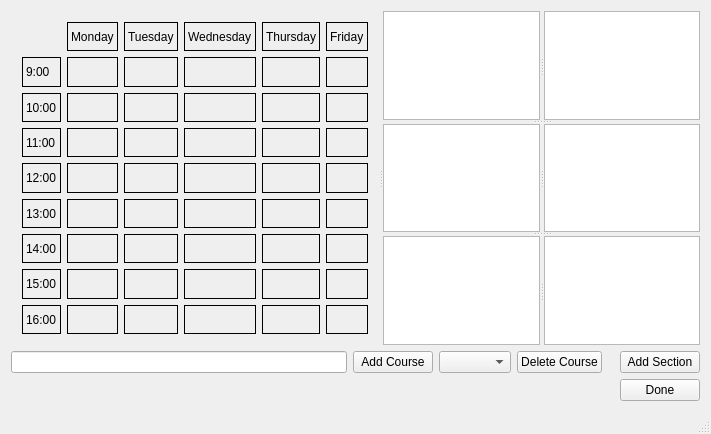
<?xml version="1.0" encoding="UTF-8"?>
<ui version="4.0">
 <class>MainWindow</class>
 <widget class="QMainWindow" name="MainWindow">
  <property name="geometry">
   <rect>
    <x>0</x>
    <y>0</y>
    <width>711</width>
    <height>434</height>
   </rect>
  </property>
  <property name="windowTitle">
   <string>MainWindow</string>
  </property>
  <widget class="QWidget" name="centralWidget">
   <layout class="QGridLayout" name="gridLayout">
    <item row="1" column="3">
     <widget class="QPushButton" name="DeleteCourse">
      <property name="text">
       <string>Delete Course</string>
      </property>
     </widget>
    </item>
    <item row="1" column="1">
     <widget class="QPushButton" name="AddCourseButton">
      <property name="text">
       <string>Add Course</string>
      </property>
     </widget>
    </item>
    <item row="0" column="0" colspan="7">
     <widget class="QSplitter" name="splitter_5">
      <property name="orientation">
       <enum>Qt::Horizontal</enum>
      </property>
      <widget class="QWidget" name="layoutWidget">
       <layout class="QGridLayout" name="ScheduleLayout">
        <item row="1" column="4">
         <widget class="Hour" name="ThursdayNine">
          <property name="mouseTracking">
           <bool>true</bool>
          </property>
          <property name="frameShape">
           <enum>QFrame::Box</enum>
          </property>
          <property name="text">
           <string/>
          </property>
          <property name="pixmap">
           <pixmap resource="pictures.qrc">:/RoadEnd.png</pixmap>
          </property>
          <property name="scaledContents">
           <bool>true</bool>
          </property>
          <property name="Selected" stdset="0">
           <bool>false</bool>
          </property>
          <property name="Value" stdset="0">
           <number>97</number>
          </property>
         </widget>
        </item>
        <item row="0" column="1">
         <widget class="QLabel" name="Monday">
          <property name="frameShape">
           <enum>QFrame::Box</enum>
          </property>
          <property name="text">
           <string>Monday</string>
          </property>
         </widget>
        </item>
        <item row="0" column="2">
         <widget class="QLabel" name="Tuesday">
          <property name="frameShape">
           <enum>QFrame::Box</enum>
          </property>
          <property name="text">
           <string>Tuesday</string>
          </property>
         </widget>
        </item>
        <item row="0" column="3">
         <widget class="QLabel" name="Wednesday">
          <property name="frameShape">
           <enum>QFrame::Box</enum>
          </property>
          <property name="text">
           <string>Wednesday</string>
          </property>
         </widget>
        </item>
        <item row="0" column="0">
         <widget class="QLabel" name="label_6">
          <property name="frameShape">
           <enum>QFrame::NoFrame</enum>
          </property>
          <property name="text">
           <string/>
          </property>
         </widget>
        </item>
        <item row="0" column="4">
         <widget class="QLabel" name="Thursday">
          <property name="frameShape">
           <enum>QFrame::Box</enum>
          </property>
          <property name="text">
           <string>Thursday</string>
          </property>
         </widget>
        </item>
        <item row="0" column="5">
         <widget class="QLabel" name="Friday">
          <property name="frameShape">
           <enum>QFrame::Box</enum>
          </property>
          <property name="text">
           <string>Friday</string>
          </property>
         </widget>
        </item>
        <item row="1" column="0">
         <widget class="QLabel" name="Nine">
          <property name="frameShape">
           <enum>QFrame::Box</enum>
          </property>
          <property name="text">
           <string>9:00</string>
          </property>
         </widget>
        </item>
        <item row="1" column="1">
         <widget class="Hour" name="MondayNine">
          <property name="mouseTracking">
           <bool>true</bool>
          </property>
          <property name="frameShape">
           <enum>QFrame::Box</enum>
          </property>
          <property name="text">
           <string/>
          </property>
          <property name="pixmap">
           <pixmap resource="pictures.qrc">:/RoadEnd.png</pixmap>
          </property>
          <property name="scaledContents">
           <bool>true</bool>
          </property>
          <property name="Selected" stdset="0">
           <bool>false</bool>
          </property>
          <property name="Value" stdset="0">
           <number>2</number>
          </property>
         </widget>
        </item>
        <item row="1" column="2">
         <widget class="Hour" name="TuesdayNine">
          <property name="mouseTracking">
           <bool>true</bool>
          </property>
          <property name="frameShape">
           <enum>QFrame::Box</enum>
          </property>
          <property name="text">
           <string/>
          </property>
          <property name="pixmap">
           <pixmap resource="pictures.qrc">:/RoadEnd.png</pixmap>
          </property>
          <property name="scaledContents">
           <bool>true</bool>
          </property>
          <property name="Selected" stdset="0">
           <bool>false</bool>
          </property>
          <property name="Value" stdset="0">
           <number>23</number>
          </property>
         </widget>
        </item>
        <item row="1" column="3">
         <widget class="Hour" name="WednesdayNine">
          <property name="mouseTracking">
           <bool>true</bool>
          </property>
          <property name="frameShape">
           <enum>QFrame::Box</enum>
          </property>
          <property name="text">
           <string/>
          </property>
          <property name="pixmap">
           <pixmap resource="pictures.qrc">:/RoadEnd.png</pixmap>
          </property>
          <property name="scaledContents">
           <bool>true</bool>
          </property>
          <property name="Selected" stdset="0">
           <bool>false</bool>
          </property>
          <property name="Value" stdset="0">
           <number>59</number>
          </property>
         </widget>
        </item>
        <item row="1" column="5">
         <widget class="Hour" name="FridayNine">
          <property name="mouseTracking">
           <bool>true</bool>
          </property>
          <property name="frameShape">
           <enum>QFrame::Box</enum>
          </property>
          <property name="text">
           <string/>
          </property>
          <property name="pixmap">
           <pixmap resource="pictures.qrc">:/RoadEnd.png</pixmap>
          </property>
          <property name="scaledContents">
           <bool>true</bool>
          </property>
          <property name="Selected" stdset="0">
           <bool>false</bool>
          </property>
          <property name="Value" stdset="0">
           <number>137</number>
          </property>
         </widget>
        </item>
        <item row="2" column="0">
         <widget class="QLabel" name="Ten">
          <property name="frameShape">
           <enum>QFrame::Box</enum>
          </property>
          <property name="text">
           <string>10:00</string>
          </property>
         </widget>
        </item>
        <item row="2" column="1">
         <widget class="Hour" name="MondayTen">
          <property name="mouseTracking">
           <bool>true</bool>
          </property>
          <property name="frameShape">
           <enum>QFrame::Box</enum>
          </property>
          <property name="text">
           <string/>
          </property>
          <property name="pixmap">
           <pixmap resource="pictures.qrc">:/RoadEnd.png</pixmap>
          </property>
          <property name="scaledContents">
           <bool>true</bool>
          </property>
          <property name="Selected" stdset="0">
           <bool>false</bool>
          </property>
          <property name="Value" stdset="0">
           <number>3</number>
          </property>
         </widget>
        </item>
        <item row="2" column="3">
         <widget class="Hour" name="WednesdayTen">
          <property name="mouseTracking">
           <bool>true</bool>
          </property>
          <property name="frameShape">
           <enum>QFrame::Box</enum>
          </property>
          <property name="text">
           <string/>
          </property>
          <property name="pixmap">
           <pixmap resource="pictures.qrc">:/RoadEnd.png</pixmap>
          </property>
          <property name="scaledContents">
           <bool>true</bool>
          </property>
          <property name="Selected" stdset="0">
           <bool>false</bool>
          </property>
          <property name="Value" stdset="0">
           <number>61</number>
          </property>
         </widget>
        </item>
        <item row="2" column="5">
         <widget class="Hour" name="FridayTen">
          <property name="mouseTracking">
           <bool>true</bool>
          </property>
          <property name="frameShape">
           <enum>QFrame::Box</enum>
          </property>
          <property name="text">
           <string/>
          </property>
          <property name="pixmap">
           <pixmap resource="pictures.qrc">:/RoadEnd.png</pixmap>
          </property>
          <property name="scaledContents">
           <bool>true</bool>
          </property>
          <property name="Selected" stdset="0">
           <bool>false</bool>
          </property>
          <property name="Value" stdset="0">
           <number>139</number>
          </property>
         </widget>
        </item>
        <item row="3" column="0">
         <widget class="QLabel" name="Eleven">
          <property name="frameShape">
           <enum>QFrame::Box</enum>
          </property>
          <property name="text">
           <string>11:00</string>
          </property>
         </widget>
        </item>
        <item row="2" column="4">
         <widget class="Hour" name="ThursdayTen">
          <property name="mouseTracking">
           <bool>true</bool>
          </property>
          <property name="frameShape">
           <enum>QFrame::Box</enum>
          </property>
          <property name="text">
           <string/>
          </property>
          <property name="pixmap">
           <pixmap resource="pictures.qrc">:/RoadEnd.png</pixmap>
          </property>
          <property name="scaledContents">
           <bool>true</bool>
          </property>
          <property name="Selected" stdset="0">
           <bool>false</bool>
          </property>
          <property name="Value" stdset="0">
           <number>101</number>
          </property>
         </widget>
        </item>
        <item row="3" column="1">
         <widget class="Hour" name="MondayEleven">
          <property name="mouseTracking">
           <bool>true</bool>
          </property>
          <property name="frameShape">
           <enum>QFrame::Box</enum>
          </property>
          <property name="text">
           <string/>
          </property>
          <property name="pixmap">
           <pixmap resource="pictures.qrc">:/RoadEnd.png</pixmap>
          </property>
          <property name="scaledContents">
           <bool>true</bool>
          </property>
          <property name="Selected" stdset="0">
           <bool>false</bool>
          </property>
          <property name="Value" stdset="0">
           <number>5</number>
          </property>
         </widget>
        </item>
        <item row="3" column="4">
         <widget class="Hour" name="ThursdayEleven">
          <property name="mouseTracking">
           <bool>true</bool>
          </property>
          <property name="frameShape">
           <enum>QFrame::Box</enum>
          </property>
          <property name="text">
           <string/>
          </property>
          <property name="pixmap">
           <pixmap resource="pictures.qrc">:/RoadEnd.png</pixmap>
          </property>
          <property name="scaledContents">
           <bool>true</bool>
          </property>
          <property name="Selected" stdset="0">
           <bool>false</bool>
          </property>
          <property name="Value" stdset="0">
           <number>103</number>
          </property>
         </widget>
        </item>
        <item row="3" column="2">
         <widget class="Hour" name="TuesdayEleven">
          <property name="mouseTracking">
           <bool>true</bool>
          </property>
          <property name="frameShape">
           <enum>QFrame::Box</enum>
          </property>
          <property name="text">
           <string/>
          </property>
          <property name="pixmap">
           <pixmap resource="pictures.qrc">:/RoadEnd.png</pixmap>
          </property>
          <property name="scaledContents">
           <bool>true</bool>
          </property>
          <property name="Selected" stdset="0">
           <bool>false</bool>
          </property>
          <property name="Value" stdset="0">
           <number>31</number>
          </property>
         </widget>
        </item>
        <item row="3" column="5">
         <widget class="Hour" name="FridayEleven">
          <property name="mouseTracking">
           <bool>true</bool>
          </property>
          <property name="frameShape">
           <enum>QFrame::Box</enum>
          </property>
          <property name="text">
           <string/>
          </property>
          <property name="pixmap">
           <pixmap resource="pictures.qrc">:/RoadEnd.png</pixmap>
          </property>
          <property name="scaledContents">
           <bool>true</bool>
          </property>
          <property name="Selected" stdset="0">
           <bool>false</bool>
          </property>
          <property name="Value" stdset="0">
           <number>149</number>
          </property>
         </widget>
        </item>
        <item row="3" column="3">
         <widget class="Hour" name="WednesdayEleven">
          <property name="mouseTracking">
           <bool>true</bool>
          </property>
          <property name="frameShape">
           <enum>QFrame::Box</enum>
          </property>
          <property name="text">
           <string/>
          </property>
          <property name="pixmap">
           <pixmap resource="pictures.qrc">:/RoadEnd.png</pixmap>
          </property>
          <property name="scaledContents">
           <bool>true</bool>
          </property>
          <property name="Selected" stdset="0">
           <bool>false</bool>
          </property>
          <property name="Value" stdset="0">
           <number>67</number>
          </property>
         </widget>
        </item>
        <item row="4" column="1">
         <widget class="Hour" name="MondayTwelve">
          <property name="mouseTracking">
           <bool>true</bool>
          </property>
          <property name="frameShape">
           <enum>QFrame::Box</enum>
          </property>
          <property name="text">
           <string/>
          </property>
          <property name="pixmap">
           <pixmap resource="pictures.qrc">:/RoadEnd.png</pixmap>
          </property>
          <property name="scaledContents">
           <bool>true</bool>
          </property>
          <property name="Selected" stdset="0">
           <bool>false</bool>
          </property>
          <property name="Value" stdset="0">
           <number>7</number>
          </property>
         </widget>
        </item>
        <item row="4" column="0">
         <widget class="QLabel" name="Twelve">
          <property name="frameShape">
           <enum>QFrame::Box</enum>
          </property>
          <property name="text">
           <string>12:00</string>
          </property>
         </widget>
        </item>
        <item row="4" column="2">
         <widget class="Hour" name="TuesdayTwelve">
          <property name="mouseTracking">
           <bool>true</bool>
          </property>
          <property name="frameShape">
           <enum>QFrame::Box</enum>
          </property>
          <property name="text">
           <string/>
          </property>
          <property name="pixmap">
           <pixmap resource="pictures.qrc">:/RoadEnd.png</pixmap>
          </property>
          <property name="scaledContents">
           <bool>true</bool>
          </property>
          <property name="Selected" stdset="0">
           <bool>false</bool>
          </property>
          <property name="Value" stdset="0">
           <number>37</number>
          </property>
         </widget>
        </item>
        <item row="4" column="3">
         <widget class="Hour" name="WednesdayTwelve">
          <property name="mouseTracking">
           <bool>true</bool>
          </property>
          <property name="frameShape">
           <enum>QFrame::Box</enum>
          </property>
          <property name="text">
           <string/>
          </property>
          <property name="pixmap">
           <pixmap resource="pictures.qrc">:/RoadEnd.png</pixmap>
          </property>
          <property name="scaledContents">
           <bool>true</bool>
          </property>
          <property name="Selected" stdset="0">
           <bool>false</bool>
          </property>
          <property name="Value" stdset="0">
           <number>71</number>
          </property>
         </widget>
        </item>
        <item row="4" column="5">
         <widget class="Hour" name="FridayTwelve">
          <property name="mouseTracking">
           <bool>true</bool>
          </property>
          <property name="frameShape">
           <enum>QFrame::Box</enum>
          </property>
          <property name="text">
           <string/>
          </property>
          <property name="pixmap">
           <pixmap resource="pictures.qrc">:/RoadEnd.png</pixmap>
          </property>
          <property name="scaledContents">
           <bool>true</bool>
          </property>
          <property name="Selected" stdset="0">
           <bool>false</bool>
          </property>
          <property name="Value" stdset="0">
           <number>151</number>
          </property>
         </widget>
        </item>
        <item row="5" column="0">
         <widget class="QLabel" name="Thirteen">
          <property name="frameShape">
           <enum>QFrame::Box</enum>
          </property>
          <property name="text">
           <string>13:00</string>
          </property>
         </widget>
        </item>
        <item row="5" column="1">
         <widget class="Hour" name="MondayThirteen">
          <property name="mouseTracking">
           <bool>true</bool>
          </property>
          <property name="frameShape">
           <enum>QFrame::Box</enum>
          </property>
          <property name="text">
           <string/>
          </property>
          <property name="pixmap">
           <pixmap resource="pictures.qrc">:/RoadEnd.png</pixmap>
          </property>
          <property name="scaledContents">
           <bool>true</bool>
          </property>
          <property name="Selected" stdset="0">
           <bool>false</bool>
          </property>
          <property name="Value" stdset="0">
           <number>11</number>
          </property>
         </widget>
        </item>
        <item row="4" column="4">
         <widget class="Hour" name="ThursdayTwelve">
          <property name="mouseTracking">
           <bool>true</bool>
          </property>
          <property name="frameShape">
           <enum>QFrame::Box</enum>
          </property>
          <property name="text">
           <string/>
          </property>
          <property name="pixmap">
           <pixmap resource="pictures.qrc">:/RoadEnd.png</pixmap>
          </property>
          <property name="scaledContents">
           <bool>true</bool>
          </property>
          <property name="Selected" stdset="0">
           <bool>false</bool>
          </property>
          <property name="Value" stdset="0">
           <number>107</number>
          </property>
         </widget>
        </item>
        <item row="5" column="2">
         <widget class="Hour" name="TuesdayThirteen">
          <property name="mouseTracking">
           <bool>true</bool>
          </property>
          <property name="frameShape">
           <enum>QFrame::Box</enum>
          </property>
          <property name="text">
           <string/>
          </property>
          <property name="pixmap">
           <pixmap resource="pictures.qrc">:/RoadEnd.png</pixmap>
          </property>
          <property name="scaledContents">
           <bool>true</bool>
          </property>
          <property name="Selected" stdset="0">
           <bool>false</bool>
          </property>
          <property name="Value" stdset="0">
           <number>41</number>
          </property>
         </widget>
        </item>
        <item row="5" column="4">
         <widget class="Hour" name="ThursdayThirteen">
          <property name="mouseTracking">
           <bool>true</bool>
          </property>
          <property name="frameShape">
           <enum>QFrame::Box</enum>
          </property>
          <property name="text">
           <string/>
          </property>
          <property name="pixmap">
           <pixmap resource="pictures.qrc">:/RoadEnd.png</pixmap>
          </property>
          <property name="scaledContents">
           <bool>true</bool>
          </property>
          <property name="Selected" stdset="0">
           <bool>false</bool>
          </property>
          <property name="Value" stdset="0">
           <number>109</number>
          </property>
         </widget>
        </item>
        <item row="5" column="5">
         <widget class="Hour" name="FridayThirteen">
          <property name="mouseTracking">
           <bool>true</bool>
          </property>
          <property name="frameShape">
           <enum>QFrame::Box</enum>
          </property>
          <property name="text">
           <string/>
          </property>
          <property name="pixmap">
           <pixmap resource="pictures.qrc">:/RoadEnd.png</pixmap>
          </property>
          <property name="scaledContents">
           <bool>true</bool>
          </property>
          <property name="Selected" stdset="0">
           <bool>false</bool>
          </property>
          <property name="Value" stdset="0">
           <number>157</number>
          </property>
         </widget>
        </item>
        <item row="5" column="3">
         <widget class="Hour" name="WednesdayThirteen">
          <property name="mouseTracking">
           <bool>true</bool>
          </property>
          <property name="frameShape">
           <enum>QFrame::Box</enum>
          </property>
          <property name="text">
           <string/>
          </property>
          <property name="pixmap">
           <pixmap resource="pictures.qrc">:/RoadEnd.png</pixmap>
          </property>
          <property name="scaledContents">
           <bool>true</bool>
          </property>
          <property name="Selected" stdset="0">
           <bool>false</bool>
          </property>
          <property name="Value" stdset="0">
           <number>73</number>
          </property>
         </widget>
        </item>
        <item row="6" column="0">
         <widget class="QLabel" name="Fourteen">
          <property name="frameShape">
           <enum>QFrame::Box</enum>
          </property>
          <property name="text">
           <string>14:00</string>
          </property>
         </widget>
        </item>
        <item row="6" column="1">
         <widget class="Hour" name="MondayFourteen">
          <property name="mouseTracking">
           <bool>true</bool>
          </property>
          <property name="frameShape">
           <enum>QFrame::Box</enum>
          </property>
          <property name="text">
           <string/>
          </property>
          <property name="pixmap">
           <pixmap resource="pictures.qrc">:/RoadEnd.png</pixmap>
          </property>
          <property name="scaledContents">
           <bool>true</bool>
          </property>
          <property name="Selected" stdset="0">
           <bool>false</bool>
          </property>
          <property name="Value" stdset="0">
           <number>13</number>
          </property>
         </widget>
        </item>
        <item row="6" column="2">
         <widget class="Hour" name="TuesdayFourteen">
          <property name="mouseTracking">
           <bool>true</bool>
          </property>
          <property name="frameShape">
           <enum>QFrame::Box</enum>
          </property>
          <property name="text">
           <string/>
          </property>
          <property name="pixmap">
           <pixmap resource="pictures.qrc">:/RoadEnd.png</pixmap>
          </property>
          <property name="scaledContents">
           <bool>true</bool>
          </property>
          <property name="Selected" stdset="0">
           <bool>false</bool>
          </property>
          <property name="Value" stdset="0">
           <number>43</number>
          </property>
         </widget>
        </item>
        <item row="6" column="3">
         <widget class="Hour" name="WednesdayFourteen">
          <property name="mouseTracking">
           <bool>true</bool>
          </property>
          <property name="frameShape">
           <enum>QFrame::Box</enum>
          </property>
          <property name="text">
           <string/>
          </property>
          <property name="pixmap">
           <pixmap resource="pictures.qrc">:/RoadEnd.png</pixmap>
          </property>
          <property name="scaledContents">
           <bool>true</bool>
          </property>
          <property name="Selected" stdset="0">
           <bool>false</bool>
          </property>
          <property name="Value" stdset="0">
           <number>79</number>
          </property>
         </widget>
        </item>
        <item row="6" column="5">
         <widget class="Hour" name="FridayFourteen">
          <property name="mouseTracking">
           <bool>true</bool>
          </property>
          <property name="frameShape">
           <enum>QFrame::Box</enum>
          </property>
          <property name="text">
           <string/>
          </property>
          <property name="pixmap">
           <pixmap resource="pictures.qrc">:/RoadEnd.png</pixmap>
          </property>
          <property name="scaledContents">
           <bool>true</bool>
          </property>
          <property name="Selected" stdset="0">
           <bool>false</bool>
          </property>
          <property name="Value" stdset="0">
           <number>163</number>
          </property>
         </widget>
        </item>
        <item row="7" column="0">
         <widget class="QLabel" name="Fifteen">
          <property name="frameShape">
           <enum>QFrame::Box</enum>
          </property>
          <property name="text">
           <string>15:00</string>
          </property>
         </widget>
        </item>
        <item row="6" column="4">
         <widget class="Hour" name="ThursdayFourteen">
          <property name="mouseTracking">
           <bool>true</bool>
          </property>
          <property name="frameShape">
           <enum>QFrame::Box</enum>
          </property>
          <property name="text">
           <string/>
          </property>
          <property name="pixmap">
           <pixmap resource="pictures.qrc">:/RoadEnd.png</pixmap>
          </property>
          <property name="scaledContents">
           <bool>true</bool>
          </property>
          <property name="Selected" stdset="0">
           <bool>false</bool>
          </property>
          <property name="Value" stdset="0">
           <number>113</number>
          </property>
         </widget>
        </item>
        <item row="7" column="1">
         <widget class="Hour" name="MondayFifteen">
          <property name="mouseTracking">
           <bool>true</bool>
          </property>
          <property name="frameShape">
           <enum>QFrame::Box</enum>
          </property>
          <property name="text">
           <string/>
          </property>
          <property name="pixmap">
           <pixmap resource="pictures.qrc">:/RoadEnd.png</pixmap>
          </property>
          <property name="scaledContents">
           <bool>true</bool>
          </property>
          <property name="Selected" stdset="0">
           <bool>false</bool>
          </property>
          <property name="Value" stdset="0">
           <number>17</number>
          </property>
         </widget>
        </item>
        <item row="7" column="4">
         <widget class="Hour" name="ThursdayFifteen">
          <property name="mouseTracking">
           <bool>true</bool>
          </property>
          <property name="frameShape">
           <enum>QFrame::Box</enum>
          </property>
          <property name="text">
           <string/>
          </property>
          <property name="pixmap">
           <pixmap resource="pictures.qrc">:/RoadEnd.png</pixmap>
          </property>
          <property name="scaledContents">
           <bool>true</bool>
          </property>
          <property name="Selected" stdset="0">
           <bool>false</bool>
          </property>
          <property name="Value" stdset="0">
           <number>127</number>
          </property>
         </widget>
        </item>
        <item row="7" column="2">
         <widget class="Hour" name="TuesdayFifteen">
          <property name="mouseTracking">
           <bool>true</bool>
          </property>
          <property name="frameShape">
           <enum>QFrame::Box</enum>
          </property>
          <property name="text">
           <string/>
          </property>
          <property name="pixmap">
           <pixmap resource="pictures.qrc">:/RoadEnd.png</pixmap>
          </property>
          <property name="scaledContents">
           <bool>true</bool>
          </property>
          <property name="Selected" stdset="0">
           <bool>false</bool>
          </property>
          <property name="Value" stdset="0">
           <number>47</number>
          </property>
         </widget>
        </item>
        <item row="7" column="5">
         <widget class="Hour" name="FridayFifteen">
          <property name="mouseTracking">
           <bool>true</bool>
          </property>
          <property name="frameShape">
           <enum>QFrame::Box</enum>
          </property>
          <property name="text">
           <string/>
          </property>
          <property name="pixmap">
           <pixmap resource="pictures.qrc">:/RoadEnd.png</pixmap>
          </property>
          <property name="scaledContents">
           <bool>true</bool>
          </property>
          <property name="Selected" stdset="0">
           <bool>false</bool>
          </property>
          <property name="Value" stdset="0">
           <number>167</number>
          </property>
         </widget>
        </item>
        <item row="7" column="3">
         <widget class="Hour" name="WednesdayFifteen">
          <property name="mouseTracking">
           <bool>true</bool>
          </property>
          <property name="frameShape">
           <enum>QFrame::Box</enum>
          </property>
          <property name="text">
           <string/>
          </property>
          <property name="pixmap">
           <pixmap resource="pictures.qrc">:/RoadEnd.png</pixmap>
          </property>
          <property name="scaledContents">
           <bool>true</bool>
          </property>
          <property name="Selected" stdset="0">
           <bool>false</bool>
          </property>
          <property name="Value" stdset="0">
           <number>83</number>
          </property>
         </widget>
        </item>
        <item row="8" column="1">
         <widget class="Hour" name="MondaySixteen">
          <property name="mouseTracking">
           <bool>true</bool>
          </property>
          <property name="frameShape">
           <enum>QFrame::Box</enum>
          </property>
          <property name="text">
           <string/>
          </property>
          <property name="pixmap">
           <pixmap resource="pictures.qrc">:/RoadEnd.png</pixmap>
          </property>
          <property name="scaledContents">
           <bool>true</bool>
          </property>
          <property name="Selected" stdset="0">
           <bool>false</bool>
          </property>
          <property name="Value" stdset="0">
           <number>19</number>
          </property>
         </widget>
        </item>
        <item row="8" column="3">
         <widget class="Hour" name="WednesdaySixteen">
          <property name="mouseTracking">
           <bool>true</bool>
          </property>
          <property name="frameShape">
           <enum>QFrame::Box</enum>
          </property>
          <property name="text">
           <string/>
          </property>
          <property name="pixmap">
           <pixmap resource="pictures.qrc">:/RoadEnd.png</pixmap>
          </property>
          <property name="scaledContents">
           <bool>true</bool>
          </property>
          <property name="Selected" stdset="0">
           <bool>false</bool>
          </property>
          <property name="Value" stdset="0">
           <number>89</number>
          </property>
         </widget>
        </item>
        <item row="8" column="0">
         <widget class="QLabel" name="Sixteen">
          <property name="frameShape">
           <enum>QFrame::Box</enum>
          </property>
          <property name="text">
           <string>16:00</string>
          </property>
         </widget>
        </item>
        <item row="8" column="2">
         <widget class="Hour" name="TuesdaySixteen">
          <property name="mouseTracking">
           <bool>true</bool>
          </property>
          <property name="frameShape">
           <enum>QFrame::Box</enum>
          </property>
          <property name="text">
           <string/>
          </property>
          <property name="pixmap">
           <pixmap resource="pictures.qrc">:/RoadEnd.png</pixmap>
          </property>
          <property name="scaledContents">
           <bool>true</bool>
          </property>
          <property name="Selected" stdset="0">
           <bool>false</bool>
          </property>
          <property name="Value" stdset="0">
           <number>53</number>
          </property>
         </widget>
        </item>
        <item row="8" column="4">
         <widget class="Hour" name="ThursdaySixteen">
          <property name="mouseTracking">
           <bool>true</bool>
          </property>
          <property name="frameShape">
           <enum>QFrame::Box</enum>
          </property>
          <property name="text">
           <string/>
          </property>
          <property name="pixmap">
           <pixmap resource="pictures.qrc">:/RoadEnd.png</pixmap>
          </property>
          <property name="scaledContents">
           <bool>true</bool>
          </property>
          <property name="Selected" stdset="0">
           <bool>false</bool>
          </property>
          <property name="Value" stdset="0">
           <number>131</number>
          </property>
         </widget>
        </item>
        <item row="8" column="5">
         <widget class="Hour" name="FridaySixteen">
          <property name="mouseTracking">
           <bool>true</bool>
          </property>
          <property name="frameShape">
           <enum>QFrame::Box</enum>
          </property>
          <property name="text">
           <string/>
          </property>
          <property name="pixmap">
           <pixmap resource="pictures.qrc">:/RoadEnd.png</pixmap>
          </property>
          <property name="scaledContents">
           <bool>true</bool>
          </property>
          <property name="Selected" stdset="0">
           <bool>false</bool>
          </property>
          <property name="Value" stdset="0">
           <number>173</number>
          </property>
         </widget>
        </item>
        <item row="2" column="2">
         <widget class="Hour" name="TuesdayTen">
          <property name="mouseTracking">
           <bool>true</bool>
          </property>
          <property name="frameShape">
           <enum>QFrame::Box</enum>
          </property>
          <property name="text">
           <string/>
          </property>
          <property name="pixmap">
           <pixmap resource="pictures.qrc">:/RoadEnd.png</pixmap>
          </property>
          <property name="scaledContents">
           <bool>true</bool>
          </property>
          <property name="Selected" stdset="0">
           <bool>false</bool>
          </property>
          <property name="Value" stdset="0">
           <number>29</number>
          </property>
         </widget>
        </item>
       </layout>
      </widget>
      <widget class="QSplitter" name="splitter_4">
       <property name="orientation">
        <enum>Qt::Vertical</enum>
       </property>
       <widget class="QSplitter" name="splitter">
        <property name="orientation">
         <enum>Qt::Horizontal</enum>
        </property>
        <widget class="QListWidget" name="List1">
         <property name="accessibleDescription">
          <string>empty</string>
         </property>
        </widget>
        <widget class="QListWidget" name="List2">
         <property name="accessibleDescription">
          <string>empty</string>
         </property>
        </widget>
       </widget>
       <widget class="QSplitter" name="splitter_2">
        <property name="orientation">
         <enum>Qt::Horizontal</enum>
        </property>
        <widget class="QListWidget" name="List3">
         <property name="accessibleDescription">
          <string>empty</string>
         </property>
        </widget>
        <widget class="QListWidget" name="List4">
         <property name="accessibleDescription">
          <string>empty</string>
         </property>
        </widget>
       </widget>
       <widget class="QSplitter" name="splitter_3">
        <property name="orientation">
         <enum>Qt::Horizontal</enum>
        </property>
        <widget class="QListWidget" name="List5">
         <property name="accessibleDescription">
          <string>empty</string>
         </property>
        </widget>
        <widget class="QListWidget" name="List6">
         <property name="accessibleDescription">
          <string>empty</string>
         </property>
        </widget>
       </widget>
      </widget>
     </widget>
    </item>
    <item row="1" column="2">
     <widget class="QComboBox" name="SelectCourse">
      <property name="editable">
       <bool>false</bool>
      </property>
      <property name="duplicatesEnabled">
       <bool>false</bool>
      </property>
     </widget>
    </item>
    <item row="1" column="6">
     <widget class="QPushButton" name="AddSection">
      <property name="text">
       <string>Add Section</string>
      </property>
     </widget>
    </item>
    <item row="1" column="0">
     <widget class="QLineEdit" name="AddCourseLine"/>
    </item>
    <item row="3" column="6">
     <widget class="QPushButton" name="Done">
      <property name="text">
       <string>Done</string>
      </property>
     </widget>
    </item>
   </layout>
  </widget>
  <widget class="QMenuBar" name="menuBar">
   <property name="geometry">
    <rect>
     <x>0</x>
     <y>0</y>
     <width>711</width>
     <height>17</height>
    </rect>
   </property>
  </widget>
  <widget class="QStatusBar" name="statusBar"/>
 </widget>
 <layoutdefault spacing="6" margin="11"/>
 <customwidgets>
  <customwidget>
   <class>Hour</class>
   <extends>QLabel</extends>
   <header location="global">hour.h</header>
  </customwidget>
 </customwidgets>
 <resources>
  <include location="pictures.qrc"/>
 </resources>
 <connections/>
</ui>
